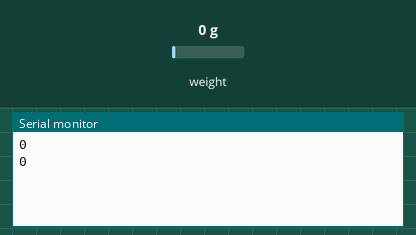
The sketch below on a simulated Arduino Uno, built with avr-gcc and run on an emulated ATmega328P. Parts: the last lines printed to the serial monitor. Inputs (shaded band) come from the test bench; at power-on: weight on the scale 0 g.

Above: at 2.0 s.
2.1 s: weight on the scale set to 100 g
At 2.7 s:
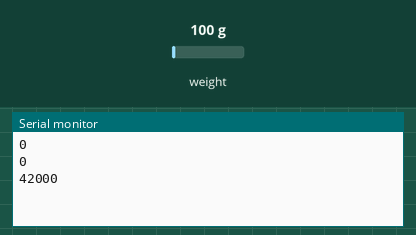
3.6 s: weight on the scale set to 1250 g
At 5.4 s:
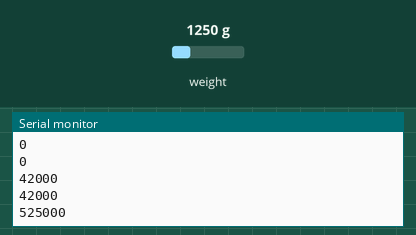
Timing chart, 0 to 6.9 s (numbered marks = the images above; inputs shaded):
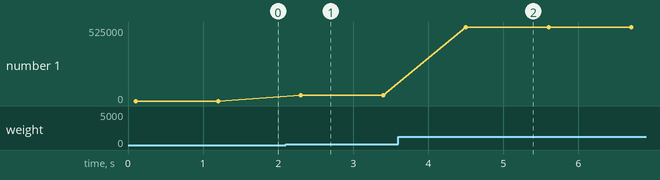

Measured:
- after the input at 2.1 s, the serial monitor: prints a new line after 0.20 s (image 1)
- after the input at 3.6 s, the serial monitor: prints a new line after 0.90 s (image 2)
- plotted number 1: 0 → 42000 after the input at 2.1 s, 42000 → 525000 after the input at 3.6 s

The sketch:

loadcell_test.ino
```cpp
#include "HX711.h"

// HX711 circuit wiring
const int LOADCELL_DOUT_PIN = 2;
const int LOADCELL_SCK_PIN = 3;

HX711 scale;
int prev_status;
int now_status;
int last_reading;
int count;

void setup() {
  Serial.begin(9600);
  scale.begin(LOADCELL_DOUT_PIN, LOADCELL_SCK_PIN);
  count = 0;
  prev_status = 0;
  now_status = 0;
  last_reading = 0;
}

void loop() {

  if (scale.is_ready()) {
    long reading = scale.read();
    last_reading = reading;

    if (last_reading > reading + 100000) {
      prev_status = now_status;
      now_status = 1;
      Serial.println(reading);
      //Serial.print(now_status);
      //Serial.println(prev_status);
    }
    else{
      prev_status = now_status;
      now_status = 0;
      Serial.println(reading);
      //Serial.print(now_status);
      //Serial.println(prev_status);
    }

  if(prev_status != now_status){
    count ++;
    if(count%2 == 0){
      Serial.print("호흡수 : ");
      Serial.println(count/2);
    }
  }


  } else {
    Serial.println("HX711 not found.");
  }

  delay(1000);

}
```
